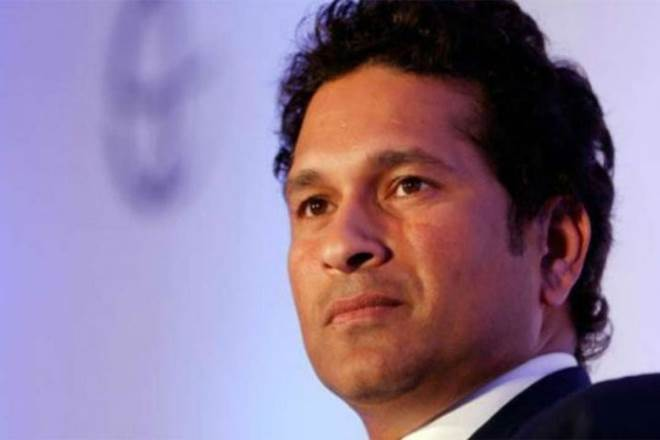
#> input picture Images_Open_CV/Open_CV2/Sample_Test_Open_CV2/sachin.jpg, 660 x 440 px, given in place of the camera
$ python Video_Camera_Filter_Bitwise_Operator_Using_Webcam.py
#> lines starting #> are read from the running program, lines starting #| are printed output that depends on the picture; after the words box and inside, x2 and y2 are one past the last pixel; in counts of white or black regions, pixels touching at a corner belong together
import cv2
import numpy as np

device = cv2.VideoCapture(0)

while True:
    ret, frame = device.read()
#> frame is the input picture: shape (440, 660, 3); mean B, G, R 145.9, 118.9, 139.9
    hsv = cv2.cvtColor(frame, cv2.COLOR_BGR2HSV)
#> hsv: shape (440, 660, 3); mean H, S, V 101.4, 100.7, 167.3
    lower_range = np.array([110, 50, 51])
    upper_range = np.array([130, 255, 254])
    # 110 : hue(hold color image)
    # 50 : saturation(hold range of color )
    # 51 : value(hold color intensity)

    mask = cv2.inRange(hsv, lower_range, upper_range)  # lower_range & upper_range : use for filter
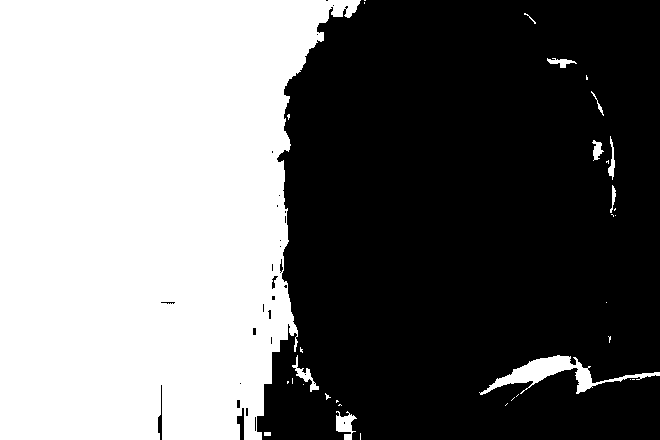
#> mask: shape (440, 660); 44.7% white; 34 white regions (23 under 20 px), largest, box (x1, y1, x2, y2) and area: (0, 0, 361, 440) 126479, (479, 355, 660, 395) 1916, (336, 411, 357, 440) 338
    # mask only filter blue color & other color  filter keep in hold

    result_and = cv2.bitwise_and(frame, frame, mask)
    result_Or = cv2.bitwise_or(frame, frame, mask)
    result_Xor = cv2.bitwise_xor(frame, frame, mask)
#> result_Xor: shape (440, 660, 3); every value is 0
    result_Not = cv2.bitwise_not(frame, frame, mask)
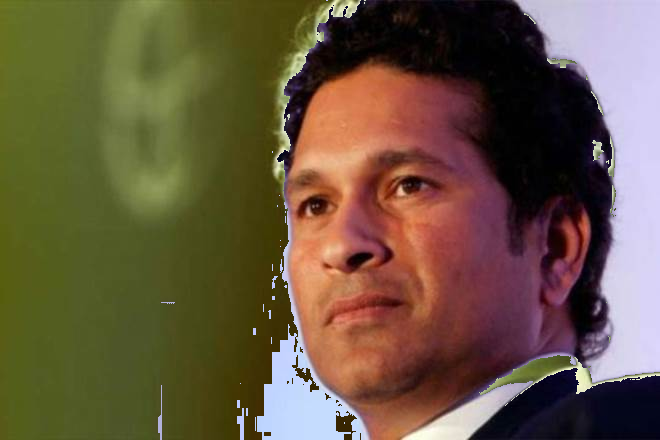
#> result_Not: shape (440, 660, 3); mean B, G, R 64.9, 87.6, 104.5

    cv2.imshow("Filter mask ", mask)
    cv2.imshow("Filter frame ", frame)
    cv2.imshow("Filter Result And", result_and)
    cv2.imshow("Filter Result OR", result_Or)
    cv2.imshow("Filter Result XOR", result_Xor)
    cv2.imshow("Filter Result Not", result_Not)

    if cv2.waitKey(1) == 13:
#> (key Esc is pressed here)
        break
device.release()
cv2.destroyAllWindows()
